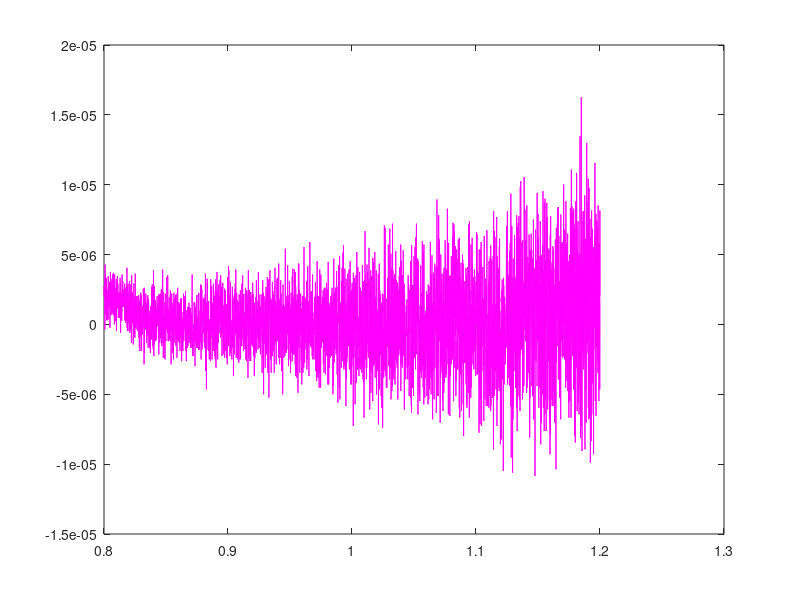

The MATLAB source for this figure:
% Erstellt für Octave
x=single(0.8:1e-4:1.2); % Erstellt Stützverktor
y_kl = (x-1).^8; % Wertet x nach der Formel (x-1)^8 aus
y_horn = (((((((x-8).*x+28).*x-56).*x+70).*x-56).*x+28).*x-8).*x+1; % Wertet x nach dem gegeben Hornerschema aus
figure % Öffnet Plotfenster
plot(x,y_kl,"c",x,y_horn,"m") % Erstellt Plots der beiden Auswertungen. Klassisch in cyan, Hornerschema in magenta.
% Es fällt auf, dass ein Großer Unterschied zwischen den beiden Auswertungen vorliegt.
% Das Hornerschema schweint fast um den "richtigen" Plot zu schwingen. Jedoch muss auch die Achsenbeschriftung beachtet werden.
% Diese läuft in 5*10^-5 Schritten.
% Die Fehler kommen daher, dass das Hornerschema anfällig für Rundungsfehler ist, und im Datentyp single gearbeitet wird. 
